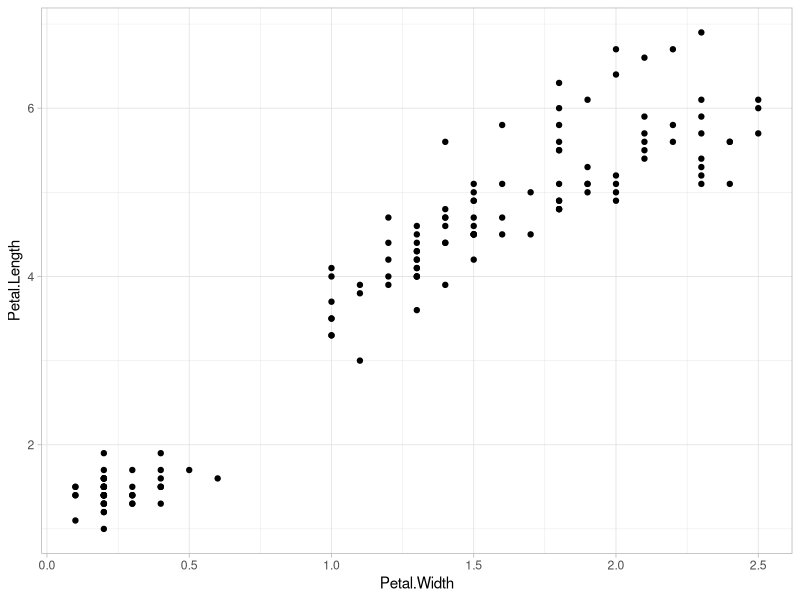
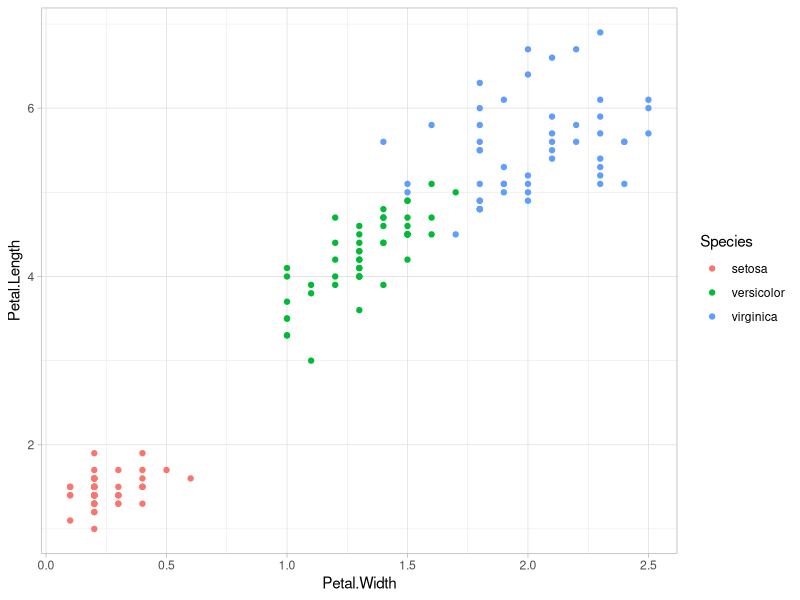
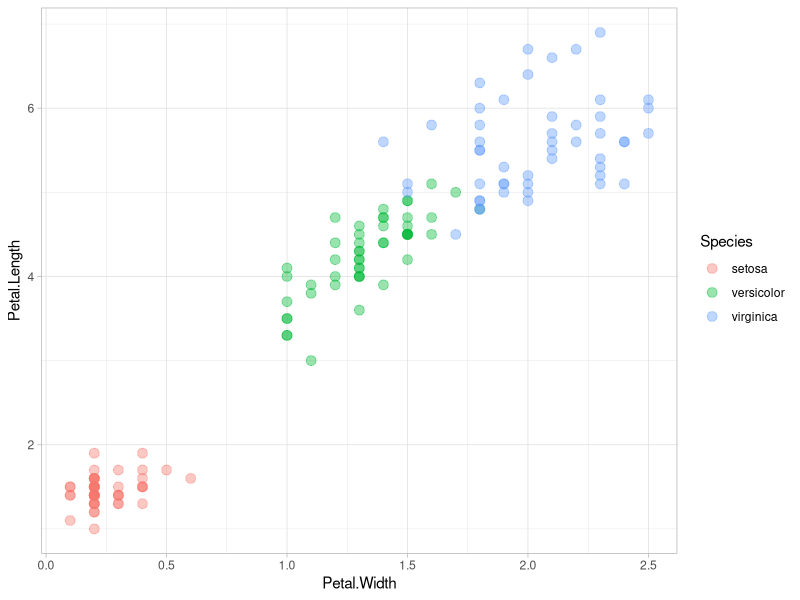
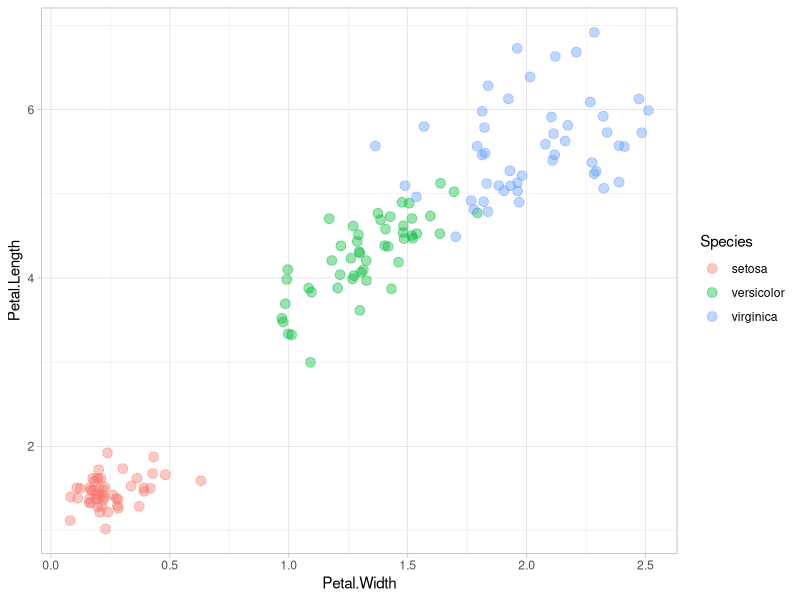
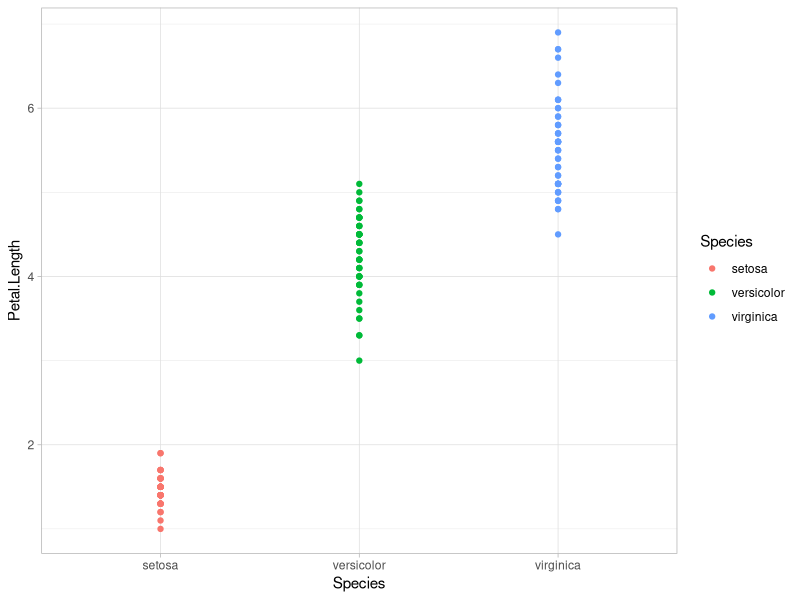
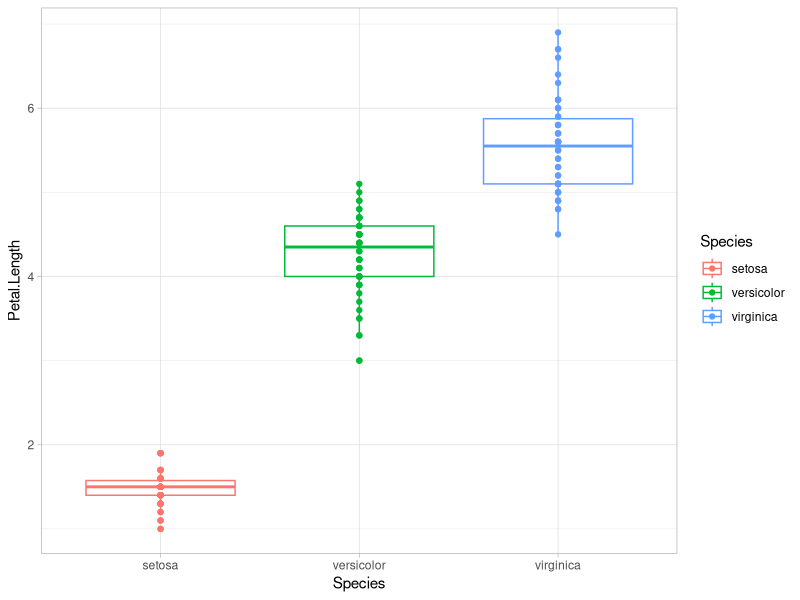
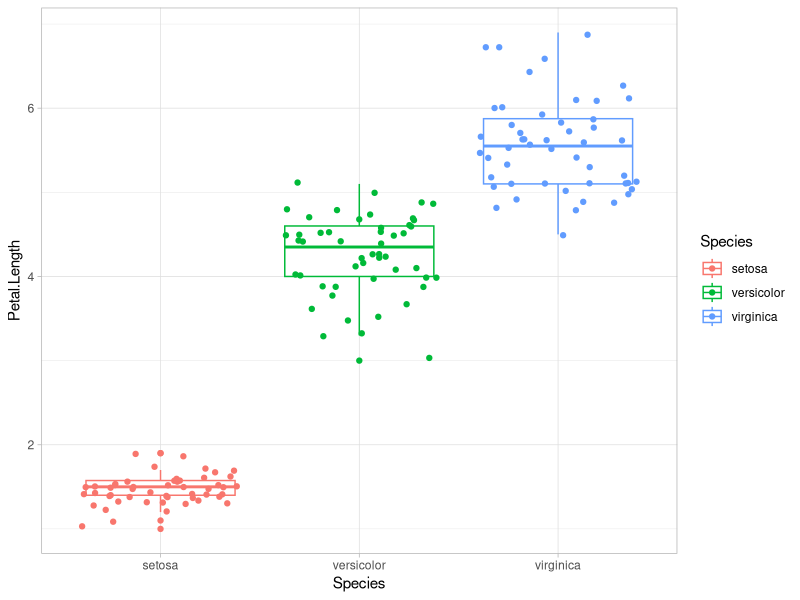
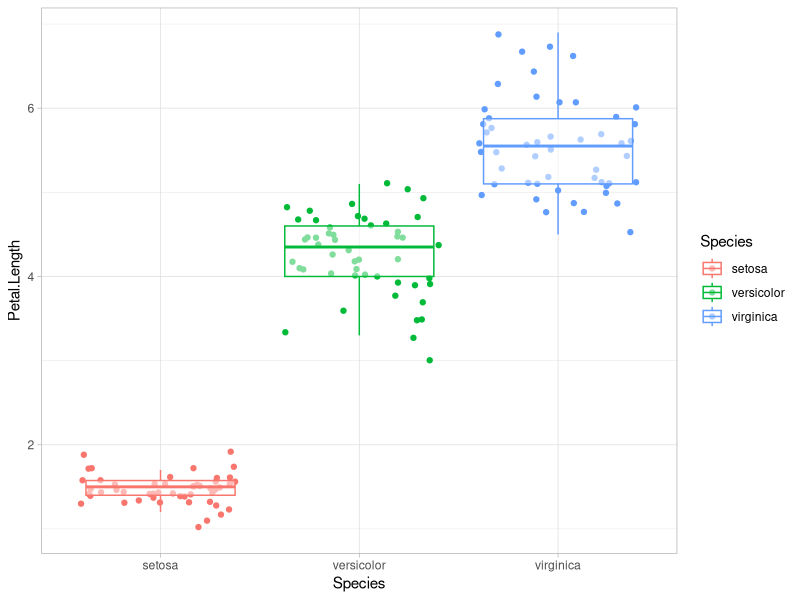

Generate these figures, in order, with R:
library(ggplot2)
library(data.table)
library(dplyr)

ls("package:ggplot2")

grep(pattern="^geom",x=ls("package:ggplot2"),value='TRUE')



# ---------- geom point -------

# ----- a --------

theme_set(new=theme_light())

ggplot(data=iris,
       mapping=aes(x=Petal.Width,y=Petal.Length)
       )+
  geom_point()

# ----- b --------

iris %>% 
  ggplot(aes(x=Petal.Width,y=Petal.Length,
           colour = Species  )
         )+
  geom_point()

#------- c -----

iris %>% 
  ggplot(aes(x=Petal.Width,y=Petal.Length,
             colour = Species  )
  )+
  geom_point(size=3,alpha=0.4)


# ======== geom_jitter

iris %>% 
  ggplot(aes(x=Petal.Width,y=Petal.Length,
             colour = Species  )
  )+
  geom_jitter(size=3,alpha=0.4)


# ===== Categorical Variable on X axis ======



iris %>%
  ggplot(aes(x=Species, y =Petal.Length,colour = Species))+
  geom_point()

# ======== Box plot for categorica variable ======

# ---- adding geom point on top of geom boxplot
iris %>%
  ggplot(aes(x=Species,y=Petal.Length,colour = Species))+
  geom_boxplot()+
  geom_point()

# ----- adding geom jitter on top of geom boxplot

# ---- place or arrangement of boxplot over jitter or jitter over box plot
# ***** boxplot and later jitter *******
iris %>%
  ggplot(aes(x=Species,y=Petal.Length,colour = Species))+
  geom_boxplot()+
  geom_jitter()
  

# ***** jitter and later boxplot *******

iris %>%
  ggplot(aes(x=Species,y=Petal.Length,colour = Species))+
  geom_jitter()+
  geom_boxplot(size=.5,alpha=.5,outlier.shape = NA)

# ----- violin 

iris %>%
  ggplot(aes(x=Species,y=Petal.Length,colour = Species,fill = Species))+
  geom_violin(alpha=0.5)+
  geom_jitter(size=3,alpha=0.6)


#============== Having Two chart in one using patchwork=========

library(patchwork)

p1 = iris %>%
  ggplot(aes(x=Species,y=Petal.Length,colour = Species))+
  geom_jitter()+
  geom_boxplot(size=.5,alpha=.5,outlier.shape = NA)+
  theme_bw()+
  theme_classic()

p2 =iris %>%
  ggplot(aes(x=Species,y=Petal.Length,colour = Species,fill = Species))+
  geom_violin(alpha=0.5)+
  geom_jitter(size=3,alpha=0.6)+
  theme_bw()+
  theme_classic()

p1/p2


# ========== dotplot ======

p3= iris %>% 
  ggplot(aes(x=Species,y=Petal.Length,fill=Species))+
  geom_dotplot(binaxis = "y",stackdir = "center",dotsize=0.5)


(p1+p2)/p3

# ========== geom col ======

mpg %>%
  count(class)%>%
  ggplot(aes(x=class,y=n,fill=class))+
  geom_col()


# ======== histogram =======

diamonds %>%
  ggplot(aes(x=price))+
  geom_histogram(bins=50)


#************ using color and fill to show the separate bar 
diamonds %>%
  ggplot(aes(x=price))+
  geom_histogram(bins=50,color='black',fill='grey')

# **********show the different catagory within bar 

diamonds %>%
  ggplot(aes(x=price,fill=cut))+
  geom_histogram(bins=50,color='black')+
  xlim(c(0,8000))

# ********** showing side by side of the cut catagory by using dodge

diamonds %>%
  ggplot(aes(x=price,fill=cut))+
  geom_histogram(bins=50,color='black',position = 'dodge')+
  xlim(c(0,8000))

# ********** creating separate graph for cut using 'facet_wrap'

diamonds %>%
  ggplot(aes(x=price,fill=cut))+
  geom_histogram(bins=50,color='black',position = 'dodge')+
  xlim(c(0,8000))+
  facet_wrap(~cut,nrow=5)

# ********** in the above scale is same for all , inorder to keep y axis scale based on the individual
# value then need to use 'free_y'

diamonds %>%
  ggplot(aes(x=price,fill=cut))+
  geom_histogram(bins=50,color='black',position = 'dodge')+
  xlim(c(0,8000))+
  facet_wrap(~cut,nrow=5,scale='free_y')+
  theme_linedraw()+
  # theme_bw()+
  theme_classic()


# ******** combing two different chart type and 
p1 = iris %>% ggplot(aes(x=Petal.Length,fill=Species))+
  geom_histogram(alpha=0.5,position = 'dodge')+
  facet_wrap(~Species,scale='free_y')

p2 = iris %>% ggplot(aes(x=Sepal.Width,fill=Species))+
  geom_histogram(alpha=0.5,position = 'dodge')+
  facet_wrap(~Species,scale='free_y')

p1/p2

# ============ geom_freqpoly()
diamonds %>%
  ggplot(aes(x=price,fill=cut))+
  geom_histogram(bins=50,color='black',position = 'dodge')+
  xlim(c(0,8000))+
  facet_wrap(~cut,nrow=5,scale='free_y')+
  theme_linedraw()+
  # theme_bw()+
  theme_classic()


# ============ geom_freqpoly

diamonds %>%
  ggplot(aes(x=price,colour = cut))+
  geom_freqpoly(binwidth=200,size=1.5)+
  xlim(c(0,8000))


# ============ geom_density

diamonds %>%
  ggplot(aes(x=price,colour = cut))+
  geom_density(size=1.5)+
  xlim(c(0,8000))

# ********** geom_density for catagory **********


p1 = iris %>% ggplot(aes(x=Petal.Length,fill=Species))+
  geom_density(alpha=0.5)

p2 = iris %>% ggplot(aes(x=Sepal.Width,fill=Species))+
  geom_density(alpha=0.5)

p1/p2



# ============== geom_text and geom_label========

mtcars$model = row.names(mtcars)


mtcars %>% 
  ggplot(aes(wt,mpg,colour = as.factor(cyl),label=model))+
  geom_point()+
  geom_text()


# *********** vertical and horizontal adjustment of the label value 
mtcars %>% 
  ggplot(aes(wt,mpg,colour = as.factor(cyl),label=model))+
  geom_point()+
  geom_text(hjust=-0.1,vjust=0.1)


# *********** using geom_label to have label value or text inside the box 
mtcars %>% 
  ggplot(aes(wt,mpg,colour = as.factor(cyl),label=model))+
  geom_point()+
  # geom_text(hjust=-0.1,vjust=0.1)+
  geom_label()


# ********** having additional library 'ggrepel'

library(ggrepel)

mtcars %>% 
  ggplot(aes(wt,mpg,colour = as.factor(cyl),label=model))+
  geom_point()+
  ggrepel::geom_label_repel()


# ********* size to have label for all the points 

mtcars %>% 
  ggplot(aes(wt,mpg,colour = as.factor(cyl),label=model))+
  geom_point()+
  ggrepel::geom_label_repel(size=3)

# ********* different graph based on the cycl factor variable 

mtcars %>% 
  ggplot(aes(wt,mpg,colour = as.factor(cyl),label=model))+
  geom_point()+
  ggrepel::geom_label_repel(size=3)+
  facet_wrap(~as.factor(cyl),scale='free_y')





